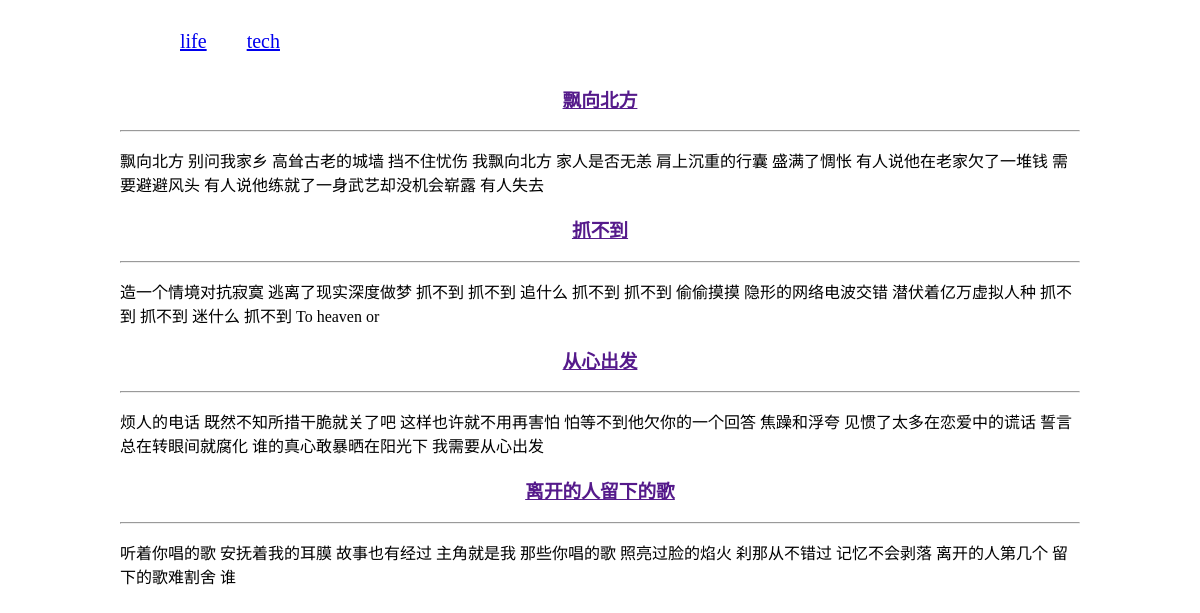
The page / on the database its author committed.
### firstapp/models.py (models this page shows, shortened)
class Article(models.Model):
    title = models.CharField(null = True, blank=True,max_length=40)
    content = models.TextField(null = True, blank=True)
    TAG_CHOICES=(
        ('tech','Tech'),
        ('life','Life'),
    )
    tag = models.CharField(null=True,blank=True, max_length=5,choices=TAG_CHOICES)

### firstapp/views.py (the view)
# urls.py: url(r'^$', views.index, name='index'),
def index(request):
    queryset=request.GET.get("tag")
    if queryset:
        articles = Article.objects.filter(tag=queryset)
    else:
        articles = Article.objects.all()
    return render(request,'index.html',{'articles':articles})

### firstapp/templates/index.html (shortened to what this page needs)
<!DOCTYPE html>
<html lang="en">
<head>
</head>
<body>
<div class="nav">
    <ul>
        <li><a href="?tag=life">life</a></li>
        <li><a href="?tag=tech">tech</a></li>
    </ul>
</div>
{% for article in articles %}
<h3><a href="">{{ article.title }}</a></h3>
    <hr>
<p>{{ article.content|truncatechars:100 }}</p>
{% endfor %}
</body>
</html>

### firstapp/templates/index.html (style rules this page uses)
ul { list-style: none; }
body { width: 960px; margin: 0 auto; }
.nav { height: 50px; }
ul li { float: left; }
ul li a { display: inline-block; padding: 0 20px; font: 400 20px/50px 微软雅黑; }
h3 { text-align: center; }

### rows shown on the page
Article: title "飘向北方", content "飘向北方 别问我家乡 高耸古老的城墙 挡不住忧伤 我飘向北方 家人是否无恙 肩上沉重的行囊 盛满了惆怅 有人说他在老家欠了一堆钱 需要避避风头 有人说他练就了一身武艺却没机会崭露 有人失去"
Article: title "抓不到", content "造一个情境对抗寂寞 逃离了现实深度做梦 抓不到 抓不到 追什么 抓不到 抓不到 偷偷摸摸 隐形的网络电波交错 潜伏着亿万虚拟人种 抓不到 抓不到 迷什么 抓不到 To heaven or"
Article: title "从心出发", content "烦人的电话 既然不知所措干脆就关了吧 这样也许就不用再害怕 怕等不到他欠你的一个回答 焦躁和浮夸 见惯了太多在恋爱中的谎话 誓言总在转眼间就腐化 谁的真心敢暴晒在阳光下 我需要从心出发"
Article: title "离开的人留下的歌", content "听着你唱的歌 安抚着我的耳膜 故事也有经过 主角就是我 那些你唱的歌 照亮过脸的焰火 刹那从不错过 记忆不会剥落 离开的人第几个 留下的歌难割舍 谁"
